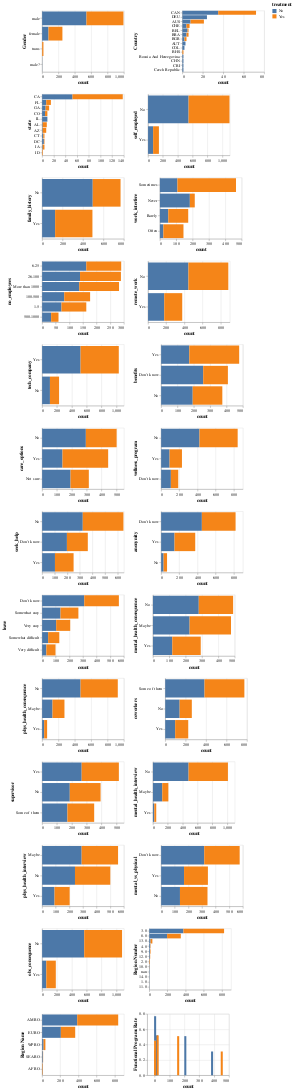

Source (notebook cell):
### Code cell
create_chart('treatment', 2)

### Figure 1 — Vega-Lite specification as saved in the notebook (floating-point values rounded to 4 significant figures)
{"config": {"view": {"continuousWidth": 400, "continuousHeight": 300}}, "vconcat": [{"hconcat": []}, {"hconcat": [{"mark": "bar", "encoding": {"color": {"field": "treatment", "type": "nominal"}, "x": {"field": "count", "type": "quantitative"}, "y": {"field": "Gender", "sort": "-x", "type": "nominal"}}, "height": 150, "width": 200}, {"data": {"name": "data-f29e3723d1fb10496508ff91c0c4a7a0"}, "mark": "bar", "encoding": {"color": {"field": "treatment", "type": "nominal"}, "x": {"field": "count", "type": "quantitative"}, "y": {"field": "Country", "sort": "-x", "type": "nominal"}}, "height": 150, "width": 200}], "data": {"name": "data-b3fd4df7a75d9fe7fd94936a667b04c9"}}, {"hconcat": [{"mark": "bar", "encoding": {"color": {"field": "treatment", "type": "nominal"}, "x": {"field": "count", "type": "quantitative"}, "y": {"field": "state", "sort": "-x", "type": "nominal"}}, "height": 150, "width": 200}, {"data": {"name": "data-a32eab73c1f2283abe96044e0b0229d9"}, "mark": "bar", "encoding": {"color": {"field": "treatment", "type": "nominal"}, "x": {"field": "count", "type": "quantitative"}, "y": {"field": "self_employed", "sort": "-x", "type": "nominal"}}, "height": 150, "width": 200}], "data": {"name": "data-15762547e60015dec27e1cad55dadd2d"}}, {"hconcat": [{"mark": "bar", "encoding": {"color": {"field": "treatment", "type": "nominal"}, "x": {"field": "count", "type": "quantitative"}, "y": {"field": "family_history", "sort": "-x", "type": "nominal"}}, "height": 150, "width": 200}, {"data": {"name": "data-b9f3c88bd3a6216df031bda8da99d373"}, "mark": "bar", "encoding": {"color": {"field": "treatment", "type": "nominal"}, "x": {"field": "count", "type": "quantitative"}, "y": {"field": "work_interfere", "sort": "-x", "type": "nominal"}}, "height": 150, "width": 200}], "data": {"name": "data-b68f2796fe83a06c95d3be6db4d27ae9"}}, {"hconcat": [{"mark": "bar", "encoding": {"color": {"field": "treatment", "type": "nominal"}, "x": {"field": "count", "type": "quantitative"}, "y": {"field": "no_employees", "sort": "-x", "type": "nominal"}}, "height": 150, "width": 200}, {"data": {"name": "data-3c600338bafaa350ca4ceb0f0852f5bc"}, "mark": "bar", "encoding": {"color": {"field": "treatment", "type": "nominal"}, "x": {"field": "count", "type": "quantitative"}, "y": {"field": "remote_work", "sort": "-x", "type": "nominal"}}, "height": 150, "width": 200}], "data": {"name": "data-27ac306ca452f9058d0afce56de995e1"}}, {"hconcat": [{"mark": "bar", "encoding": {"color": {"field": "treatment", "type": "nominal"}, "x": {"field": "count", "type": "quantitative"}, "y": {"field": "tech_company", "sort": "-x", "type": "nominal"}}, "height": 150, "width": 200}, {"data": {"name": "data-689a72166f76828fb0807f70ed6fde10"}, "mark": "bar", "encoding": {"color": {"field": "treatment", "type": "nominal"}, "x": {"field": "count", "type": "quantitative"}, "y": {"field": "benefits", "sort": "-x", "type": "nominal"}}, "height": 150, "width": 200}], "data": {"name": "data-b56d6d2bff542de55c17f759615ab47c"}}, {"hconcat": [{"mark": "bar", "encoding": {"color": {"field": "treatment", "type": "nominal"}, "x": {"field": "count", "type": "quantitative"}, "y": {"field": "care_options", "sort": "-x", "type": "nominal"}}, "height": 150, "width": 200}, {"data": {"name": "data-430836e5a0dcabd4f9aab16d389a224a"}, "mark": "bar", "encoding": {"color": {"field": "treatment", "type": "nominal"}, "x": {"field": "count", "type": "quantitative"}, "y": {"field": "wellness_program", "sort": "-x", "type": "nominal"}}, "height": 150, "width": 200}], "data": {"name": "data-2fccd4d46eb8cfbd14c8ddbb525adf92"}}, {"hconcat": [{"mark": "bar", "encoding": {"color": {"field": "treatment", "type": "nominal"}, "x": {"field": "count", "type": "quantitative"}, "y": {"field": "seek_help", "sort": "-x", "type": "nominal"}}, "height": 150, "width": 200}, {"data": {"name": "data-abf2346cf559ab8dbfd9768a7c7c32ac"}, "mark": "bar", "encoding": {"color": {"field": "treatment", "type": "nominal"}, "x": {"field": "count", "type": "quantitative"}, "y": {"field": "anonymity", "sort": "-x", "type": "nominal"}}, "height": 150, "width": 200}], "data": {"name": "data-38aef68e2265d7c00f0e700e984f25eb"}}, {"hconcat": [{"mark": "bar", "encoding": {"color": {"field": "treatment", "type": "nominal"}, "x": {"field": "count", "type": "quantitative"}, "y": {"field": "leave", "sort": "-x", "type": "nominal"}}, "height": 150, "width": 200}, {"data": {"name": "data-0ac3a50589431756c6c260a4c8c89465"}, "mark": "bar", "encoding": {"color": {"field": "treatment", "type": "nominal"}, "x": {"field": "count", "type": "quantitative"}, "y": {"field": "mental_health_consequence", "sort": "-x", "type": "nominal"}}, "height": 150, "width": 200}], "data": {"name": "data-e37916d2d90e3884bb55e83f0b0b271b"}}, {"hconcat": [{"mark": "bar", "encoding": {"color": {"field": "treatment", "type": "nominal"}, "x": {"field": "count", "type": "quantitative"}, "y": {"field": "phys_health_consequence", "sort": "-x", "type": "nominal"}}, "height": 150, "width": 200}, {"data": {"name": "data-2516de7c0cb56432273590288e220438"}, "mark": "bar", "encoding": {"color": {"field": "treatment", "type": "nominal"}, "x": {"field": "count", "type": "quantitative"}, "y": {"field": "coworkers", "sort": "-x", "type": "nominal"}}, "height": 150, "width": 200}], "data": {"name": "data-bcab24ef176970512fd559360af9e640"}}, {"hconcat": [{"mark": "bar", "encoding": {"color": {"field": "treatment", "type": "nominal"}, "x": {"field": "count", "type": "quantitative"}, "y": {"field": "supervisor", "sort": "-x", "type": "nominal"}}, "height": 150, "width": 200}, {"data": {"name": "data-662bc4c832db748a63e69d106ee3d854"}, "mark": "bar", "encoding": {"color": {"field": "treatment", "type": "nominal"}, "x": {"field": "count", "type": "quantitative"}, "y": {"field": "mental_health_interview", "sort": "-x", "type": "nominal"}}, "height": 150, "width": 200}], "data": {"name": "data-aa1c9631a318fdd530e92901b84d68c6"}}, {"hconcat": [{"mark": "bar", "encoding": {"color": {"field": "treatment", "type": "nominal"}, "x": {"field": "count", "type": "quantitative"}, "y": {"field": "phys_health_interview", "sort": "-x", "type": "nominal"}}, "height": 150, "width": 200}, {"data": {"name": "data-a3459392ee803a57e2c48c11ca6f936c"}, "mark": "bar", "encoding": {"color": {"field": "treatment", "type": "nominal"}, "x": {"field": "count", "type": "quantitative"}, "y": {"field": "mental_vs_physical", "sort": "-x", "type": "nominal"}}, "height": 150, "width": 200}], "data": {"name": "data-58240806727568fbe8dbcaf4d46b78aa"}}, {"hconcat": [{"mark": "bar", "encoding": {"color": {"field": "treatment", "type": "nominal"}, "x": {"field": "count", "type": "quantitative"}, "y": {"field": "obs_consequence", "sort": "-x", "type": "nominal"}}, "height": 150, "width": 200}, {"data": {"name": "data-6da03b14d73cda1bcce5b793adcdd20b"}, "mark": "bar", "encoding": {"color": {"field": "treatment", "type": "nominal"}, "x": {"field": "count", "type": "quantitative"}, "y": {"field": "Region Number", "sort": "-x", "type": "nominal"}}, "height": 150, "width": 200}], "data": {"name": "data-6a7ec3c8563172b7f2492c210f1e651b"}}, {"hconcat": [{"mark": "bar", "encoding": {"color": {"field": "treatment", "type": "nominal"}, "x": {"field": "count", "type": "quantitative"}, "y": {"field": "Region Name", "sort": "-x", "type": "nominal"}}, "height": 150, "width": 200}, {"data": {"name": "data-7e9bd21c39fa70dd38d25e113f11d0c0"}, "mark": "bar", "encoding": {"color": {"field": "treatment", "type": "nominal"}, "x": {"field": "count", "type": "quantitative"}, "y": {"field": "Functional Programs Rate", "sort": "-x", "type": "quantitative"}}, "height": 150, "width": 200}], "data": {"name": "data-234a2e2215aa89dac8325c944e43e94e"}}], "$schema": "https://vega.github.io/schema/vega-lite/v4.17.0.json", "datasets": {"data-b3fd4df7a75d9fe7fd94936a667b04c9": [{"Gender": "female", "treatment": "No", "count": 78, "percent": 0.31}, {"Gender": "female", "treatment": "Yes", "count": 170, "percent": 0.69}, {"Gender": "male", "treatment": "No", "count": 542, "percent": 0.55}, {"Gender": "male", "treatment": "Yes", "count": 452, "percent": 0.45}, {"Gender": "male?", "treatment": "No", "count": 1, "percent": 1.0}, {"Gender": "trans", "treatment": "No", "count": 1, "percent": 0.06}, {"Gender": "trans", "treatment": "Yes", "count": 15, "percent": 0.94}], "data-f29e3723d1fb10496508ff91c0c4a7a0": [{"Country": "AUS", "treatment": "No", "count": 8, "percent": 0.38}, {"Country": "AUS", "treatment": "Yes", "count": 13, "percent": 0.62}, {"Country": "AUT", "treatment": "No", "count": 3, "percent": 1.0}, {"Country": "BEL", "treatment": "No", "count": 5, "percent": 0.83}, {"Country": "BEL", "treatment": "Yes", "count": 1, "percent": 0.17}, {"Country": "BGR", "treatment": "No", "count": 2, "percent": 0.5}, {"Country": "BGR", "treatment": "Yes", "count": 2, "percent": 0.5}, {"Country": "BHS", "treatment": "Yes", "count": 1, "percent": 1.0}, {"Country": "BRA", "treatment": "No", "count": 4, "percent": 0.67}, {"Country": "BRA", "treatment": "Yes", "count": 2, "percent": 0.33}, {"Country": "Bosnia And Herzegovina", "treatment": "No", "count": 1, "percent": 1.0}, {"Country": "CAN", "treatment": "No", "count": 35, "percent": 0.49}, {"Country": "CAN", "treatment": "Yes", "count": 37, "percent": 0.51}, {"Country": "CHE", "treatment": "No", "count": 4, "percent": 0.57}, {"Country": "CHE", "treatment": "Yes", "count": 3, "percent": 0.43}, {"Country": "CHN", "treatment": "No", "count": 1, "percent": 1.0}, {"Country": "COL", "treatment": "No", "count": 2, "percent": 1.0}, {"Country": "CRI", "treatment": "No", "count": 1, "percent": 1.0}, {"Country": "Czech Republic", "treatment": "No", "count": 1, "percent": 1.0}, {"Country": "DEU", "treatment": "No", "count": 24, "percent": 0.53}], "data-15762547e60015dec27e1cad55dadd2d": [{"state": "AL", "treatment": "No", "count": 1, "percent": 0.12}, {"state": "AL", "treatment": "Yes", "count": 7, "percent": 0.88}, {"state": "AZ", "treatment": "No", "count": 1, "percent": 0.14}, {"state": "AZ", "treatment": "Yes", "count": 6, "percent": 0.86}, {"state": "CA", "treatment": "No", "count": 52, "percent": 0.38}, {"state": "CA", "treatment": "Yes", "count": 86, "percent": 0.62}, {"state": "CO", "treatment": "No", "count": 5, "percent": 0.56}, {"state": "CO", "treatment": "Yes", "count": 4, "percent": 0.44}, {"state": "CT", "treatment": "No", "count": 2, "percent": 0.5}, {"state": "CT", "treatment": "Yes", "count": 2, "percent": 0.5}, {"state": "DC", "treatment": "No", "count": 3, "percent": 0.75}, {"state": "DC", "treatment": "Yes", "count": 1, "percent": 0.25}, {"state": "FL", "treatment": "No", "count": 7, "percent": 0.47}, {"state": "FL", "treatment": "Yes", "count": 8, "percent": 0.53}, {"state": "GA", "treatment": "No", "count": 6, "percent": 0.5}, {"state": "GA", "treatment": "Yes", "count": 6, "percent": 0.5}, {"state": "IA", "treatment": "No", "count": 1, "percent": 0.25}, {"state": "IA", "treatment": "Yes", "count": 3, "percent": 0.75}, {"state": "ID", "treatment": "Yes", "count": 1, "percent": 1.0}, {"state": "IL", "treatment": "No", "count": 9, "percent": 0.31}], "data-a32eab73c1f2283abe96044e0b0229d9": [{"self_employed": "No", "treatment": "No", "count": 545, "percent": 0.5}, {"self_employed": "No", "treatment": "Yes", "count": 550, "percent": 0.5}, {"self_employed": "Yes", "treatment": "No", "count": 68, "percent": 0.47}, {"self_employed": "Yes", "treatment": "Yes", "count": 78, "percent": 0.53}], "data-b68f2796fe83a06c95d3be6db4d27ae9": [{"family_history": "No", "treatment": "No", "count": 495, "percent": 0.65}, {"family_history": "No", "treatment": "Yes", "count": 272, "percent": 0.35}, {"family_history": "Yes", "treatment": "No", "count": 127, "percent": 0.26}, {"family_history": "Yes", "treatment": "Yes", "count": 365, "percent": 0.74}], "data-b9f3c88bd3a6216df031bda8da99d373": [{"work_interfere": "Never", "treatment": "No", "count": 183, "percent": 0.86}, {"work_interfere": "Never", "treatment": "Yes", "count": 30, "percent": 0.14}, {"work_interfere": "Often", "treatment": "No", "count": 21, "percent": 0.15}, {"work_interfere": "Often", "treatment": "Yes", "count": 123, "percent": 0.85}, {"work_interfere": "Rarely", "treatment": "No", "count": 51, "percent": 0.29}, {"work_interfere": "Rarely", "treatment": "Yes", "count": 122, "percent": 0.71}, {"work_interfere": "Sometimes", "treatment": "No", "count": 107, "percent": 0.23}, {"work_interfere": "Sometimes", "treatment": "Yes", "count": 358, "percent": 0.77}], "data-27ac306ca452f9058d0afce56de995e1": [{"no_employees": "1-5", "treatment": "No", "count": 71, "percent": 0.44}, {"no_employees": "1-5", "treatment": "Yes", "count": 91, "percent": 0.56}, {"no_employees": "100-500", "treatment": "No", "count": 81, "percent": 0.46}, {"no_employees": "100-500", "treatment": "Yes", "count": 95, "percent": 0.54}, {"no_employees": "26-100", "treatment": "No", "count": 139, "percent": 0.48}, {"no_employees": "26-100", "treatment": "Yes", "count": 150, "percent": 0.52}, {"no_employees": "500-1000", "treatment": "No", "count": 33, "percent": 0.55}, {"no_employees": "500-1000", "treatment": "Yes", "count": 27, "percent": 0.45}, {"no_employees": "6-25", "treatment": "No", "count": 162, "percent": 0.56}, {"no_employees": "6-25", "treatment": "Yes", "count": 128, "percent": 0.44}, {"no_employees": "More than 1000", "treatment": "No", "count": 136, "percent": 0.48}, {"no_employees": "More than 1000", "treatment": "Yes", "count": 146, "percent": 0.52}], "data-3c600338bafaa350ca4ceb0f0852f5bc": [{"remote_work": "No", "treatment": "No", "count": 444, "percent": 0.5}, {"remote_work": "No", "treatment": "Yes", "count": 439, "percent": 0.5}, {"remote_work": "Yes", "treatment": "No", "count": 178, "percent": 0.47}, {"remote_work": "Yes", "treatment": "Yes", "count": 198, "percent": 0.53}], "data-b56d6d2bff542de55c17f759615ab47c": [{"tech_company": "No", "treatment": "No", "count": 105, "percent": 0.46}, {"tech_company": "No", "treatment": "Yes", "count": 123, "percent": 0.54}, {"tech_company": "Yes", "treatment": "No", "count": 517, "percent": 0.5}, {"tech_company": "Yes", "treatment": "Yes", "count": 514, "percent": 0.5}], "data-689a72166f76828fb0807f70ed6fde10": [{"benefits": "Don't know", "treatment": "No", "count": 257, "percent": 0.63}, {"benefits": "Don't know", "treatment": "Yes", "count": 151, "percent": 0.37}, {"benefits": "No", "treatment": "No", "count": 193, "percent": 0.52}, {"benefits": "No", "treatment": "Yes", "count": 181, "percent": 0.48}, {"benefits": "Yes", "treatment": "No", "count": 172, "percent": 0.36}, {"benefits": "Yes", "treatment": "Yes", "count": 305, "percent": 0.64}], "data-2fccd4d46eb8cfbd14c8ddbb525adf92": [{"care_options": "No", "treatment": "No", "count": 294, "percent": 0.59}, {"care_options": "No", "treatment": "Yes", "count": 207, "percent": 0.41}, {"care_options": "Not sure", "treatment": "No", "count": 191, "percent": 0.61}, {"care_options": "Not sure", "treatment": "Yes", "count": 123, "percent": 0.39}, {"care_options": "Yes", "treatment": "No", "count": 137, "percent": 0.31}, {"care_options": "Yes", "treatment": "Yes", "count": 307, "percent": 0.69}], "data-430836e5a0dcabd4f9aab16d389a224a": [{"wellness_program": "Don't know", "treatment": "No", "count": 107, "percent": 0.57}, {"wellness_program": "Don't know", "treatment": "Yes", "count": 81, "percent": 0.43}, {"wellness_program": "No", "treatment": "No", "count": 422, "percent": 0.5}, {"wellness_program": "No", "treatment": "Yes", "count": 420, "percent": 0.5}, {"wellness_program": "Yes", "treatment": "No", "count": 93, "percent": 0.41}, {"wellness_program": "Yes", "treatment": "Yes", "count": 136, "percent": 0.59}], "data-38aef68e2265d7c00f0e700e984f25eb": [{"seek_help": "Don't know", "treatment": "No", "count": 197, "percent": 0.54}, {"seek_help": "Don't know", "treatment": "Yes", "count": 166, "percent": 0.46}, {"seek_help": "No", "treatment": "No", "count": 323, "percent": 0.5}, {"seek_help": "No", "treatment": "Yes", "count": 323, "percent": 0.5}, {"seek_help": "Yes", "treatment": "No", "count": 102, "percent": 0.41}, {"seek_help": "Yes", "treatment": "Yes", "count": 148, "percent": 0.59}], "data-abf2346cf559ab8dbfd9768a7c7c32ac": [{"anonymity": "Don't know", "treatment": "No", "count": 448, "percent": 0.55}, {"anonymity": "Don't know", "treatment": "Yes", "count": 371, "percent": 0.45}, {"anonymity": "No", "treatment": "No", "count": 27, "percent": 0.42}, {"anonymity": "No", "treatment": "Yes", "count": 38, "percent": 0.58}, {"anonymity": "Yes", "treatment": "No", "count": 147, "percent": 0.39}, {"anonymity": "Yes", "treatment": "Yes", "count": 228, "percent": 0.61}], "data-e37916d2d90e3884bb55e83f0b0b271b": [{"leave": "Don't know", "treatment": "No", "count": 309, "percent": 0.55}, {"leave": "Don't know", "treatment": "Yes", "count": 254, "percent": 0.45}, {"leave": "Somewhat difficult", "treatment": "No", "count": 44, "percent": 0.35}, {"leave": "Somewhat difficult", "treatment": "Yes", "count": 82, "percent": 0.65}, {"leave": "Somewhat easy", "treatment": "No", "count": 135, "percent": 0.51}, {"leave": "Somewhat easy", "treatment": "Yes", "count": 131, "percent": 0.49}, {"leave": "Very difficult", "treatment": "No", "count": 31, "percent": 0.32}, {"leave": "Very difficult", "treatment": "Yes", "count": 67, "percent": 0.68}, {"leave": "Very easy", "treatment": "No", "count": 103, "percent": 0.5}, {"leave": "Very easy", "treatment": "Yes", "count": 103, "percent": 0.5}], "data-0ac3a50589431756c6c260a4c8c89465": [{"mental_health_consequence": "Maybe", "treatment": "No", "count": 224, "percent": 0.47}, {"mental_health_consequence": "Maybe", "treatment": "Yes", "count": 253, "percent": 0.53}, {"mental_health_consequence": "No", "treatment": "No", "count": 280, "percent": 0.57}, {"mental_health_consequence": "No", "treatment": "Yes", "count": 210, "percent": 0.43}, {"mental_health_consequence": "Yes", "treatment": "No", "count": 118, "percent": 0.4}, {"mental_health_consequence": "Yes", "treatment": "Yes", "count": 174, "percent": 0.6}], "data-bcab24ef176970512fd559360af9e640": [{"phys_health_consequence": "Maybe", "treatment": "No", "count": 127, "percent": 0.47}, {"phys_health_consequence": "Maybe", "treatment": "Yes", "count": 146, "percent": 0.53}, {"phys_health_consequence": "No", "treatment": "No", "count": 470, "percent": 0.51}, {"phys_health_consequence": "No", "treatment": "Yes", "count": 455, "percent": 0.49}, {"phys_health_consequence": "Yes", "treatment": "No", "count": 25, "percent": 0.41}, {"phys_health_consequence": "Yes", "treatment": "Yes", "count": 36, "percent": 0.59}], "data-2516de7c0cb56432273590288e220438": [{"coworkers": "No", "treatment": "No", "count": 141, "percent": 0.54}, {"coworkers": "No", "treatment": "Yes", "count": 119, "percent": 0.46}, {"coworkers": "Some of them", "treatment": "No", "count": 384, "percent": 0.5}, {"coworkers": "Some of them", "treatment": "Yes", "count": 390, "percent": 0.5}, {"coworkers": "Yes", "treatment": "No", "count": 97, "percent": 0.43}, {"coworkers": "Yes", "treatment": "Yes", "count": 128, "percent": 0.57}], "data-aa1c9631a318fdd530e92901b84d68c6": [{"supervisor": "No", "treatment": "No", "count": 186, "percent": 0.47}, {"supervisor": "No", "treatment": "Yes", "count": 207, "percent": 0.53}, {"supervisor": "Some of them", "treatment": "No", "count": 170, "percent": 0.49}, {"supervisor": "Some of them", "treatment": "Yes", "count": 180, "percent": 0.51}, {"supervisor": "Yes", "treatment": "No", "count": 266, "percent": 0.52}, {"supervisor": "Yes", "treatment": "Yes", "count": 250, "percent": 0.48}], "data-662bc4c832db748a63e69d106ee3d854": [{"mental_health_interview": "Maybe", "treatment": "No", "count": 125, "percent": 0.6}, {"mental_health_interview": "Maybe", "treatment": "Yes", "count": 82, "percent": 0.4}, {"mental_health_interview": "No", "treatment": "No", "count": 479, "percent": 0.48}, {"mental_health_interview": "No", "treatment": "Yes", "count": 529, "percent": 0.52}, {"mental_health_interview": "Yes", "treatment": "No", "count": 18, "percent": 0.41}, {"mental_health_interview": "Yes", "treatment": "Yes", "count": 26, "percent": 0.59}], "data-58240806727568fbe8dbcaf4d46b78aa": [{"phys_health_interview": "Maybe", "treatment": "No", "count": 290, "percent": 0.52}, {"phys_health_interview": "Maybe", "treatment": "Yes", "count": 267, "percent": 0.48}, {"phys_health_interview": "No", "treatment": "No", "count": 241, "percent": 0.48}, {"phys_health_interview": "No", "treatment": "Yes", "count": 259, "percent": 0.52}, {"phys_health_interview": "Yes", "treatment": "No", "count": 91, "percent": 0.45}, {"phys_health_interview": "Yes", "treatment": "Yes", "count": 111, "percent": 0.55}], "data-a3459392ee803a57e2c48c11ca6f936c": [{"mental_vs_physical": "Don't know", "treatment": "No", "count": 316, "percent": 0.55}, {"mental_vs_physical": "Don't know", "treatment": "Yes", "count": 260, "percent": 0.45}, {"mental_vs_physical": "No", "treatment": "No", "count": 138, "percent": 0.41}, {"mental_vs_physical": "No", "treatment": "Yes", "count": 202, "percent": 0.59}, {"mental_vs_physical": "Yes", "treatment": "No", "count": 168, "percent": 0.49}, {"mental_vs_physical": "Yes", "treatment": "Yes", "count": 175, "percent": 0.51}], "data-6a7ec3c8563172b7f2492c210f1e651b": [{"obs_consequence": "No", "treatment": "No", "count": 566, "percent": 0.53}, {"obs_consequence": "No", "treatment": "Yes", "count": 509, "percent": 0.47}, {"obs_consequence": "Yes", "treatment": "No", "count": 56, "percent": 0.3}, {"obs_consequence": "Yes", "treatment": "Yes", "count": 128, "percent": 0.7}], "data-6da03b14d73cda1bcce5b793adcdd20b": [{"Region Number": "1.0", "treatment": "No", "count": 1, "percent": 1.0}, {"Region Number": "10.0", "treatment": "No", "count": 2, "percent": 0.67}, {"Region Number": "10.0", "treatment": "Yes", "count": 1, "percent": 0.33}, {"Region Number": "11.0", "treatment": "No", "count": 1, "percent": 1.0}, {"Region Number": "12.0", "treatment": "No", "count": 7, "percent": 0.7}, {"Region Number": "12.0", "treatment": "Yes", "count": 3, "percent": 0.3}, {"Region Number": "13.0", "treatment": "No", "count": 14, "percent": 0.41}, {"Region Number": "13.0", "treatment": "Yes", "count": 20, "percent": 0.59}, {"Region Number": "14.0", "treatment": "No", "count": 2, "percent": 1.0}, {"Region Number": "2.0", "treatment": "No", "count": 2, "percent": 0.29}, {"Region Number": "2.0", "treatment": "Yes", "count": 5, "percent": 0.71}, {"Region Number": "3.0", "treatment": "No", "count": 376, "percent": 0.46}, {"Region Number": "3.0", "treatment": "Yes", "count": 447, "percent": 0.54}, {"Region Number": "4.0", "treatment": "No", "count": 10, "percent": 0.71}, {"Region Number": "4.0", "treatment": "Yes", "count": 4, "percent": 0.29}, {"Region Number": "8.0", "treatment": "No", "count": 196, "percent": 0.56}, {"Region Number": "8.0", "treatment": "Yes", "count": 151, "percent": 0.44}, {"Region Number": "9.0", "treatment": "No", "count": 8, "percent": 0.57}, {"Region Number": "9.0", "treatment": "Yes", "count": 6, "percent": 0.43}, {"Region Number": "nan", "treatment": "No", "count": 3, "percent": 1.0}], "data-234a2e2215aa89dac8325c944e43e94e": [{"Region Name": "AFRO", "treatment": "No", "count": 3, "percent": 0.38}, {"Region Name": "AFRO", "treatment": "Yes", "count": 5, "percent": 0.62}, {"Region Name": "AMRO", "treatment": "No", "count": 386, "percent": 0.46}, {"Region Name": "AMRO", "treatment": "Yes", "count": 451, "percent": 0.54}, {"Region Name": "EURO", "treatment": "No", "count": 206, "percent": 0.57}, {"Region Name": "EURO", "treatment": "Yes", "count": 158, "percent": 0.43}, {"Region Name": "SEARO", "treatment": "No", "count": 8, "percent": 0.73}, {"Region Name": "SEARO", "treatment": "Yes", "count": 3, "percent": 0.27}, {"Region Name": "WPRO", "treatment": "No", "count": 16, "percent": 0.44}, {"Region Name": "WPRO", "treatment": "Yes", "count": 20, "percent": 0.56}], "data-7e9bd21c39fa70dd38d25e113f11d0c0": [{"Functional Programs Rate": 0.31, "treatment": "No", "count": 386, "percent": 0.46}, {"Functional Programs Rate": 0.31, "treatment": "Yes", "count": 451, "percent": 0.54}, {"Functional Programs Rate": 0.32, "treatment": "No", "count": 3, "percent": 0.38}, {"Functional Programs Rate": 0.32, "treatment": "Yes", "count": 5, "percent": 0.62}, {"Functional Programs Rate": 0.45, "treatment": "No", "count": 8, "percent": 0.73}, {"Functional Programs Rate": 0.45, "treatment": "Yes", "count": 3, "percent": 0.27}, {"Functional Programs Rate": 0.51, "treatment": "No", "count": 206, "percent": 0.57}, {"Functional Programs Rate": 0.51, "treatment": "Yes", "count": 158, "percent": 0.43}, {"Functional Programs Rate": 0.52, "treatment": "No", "count": 16, "percent": 0.44}, {"Functional Programs Rate": 0.52, "treatment": "Yes", "count": 20, "percent": 0.56}]}}
